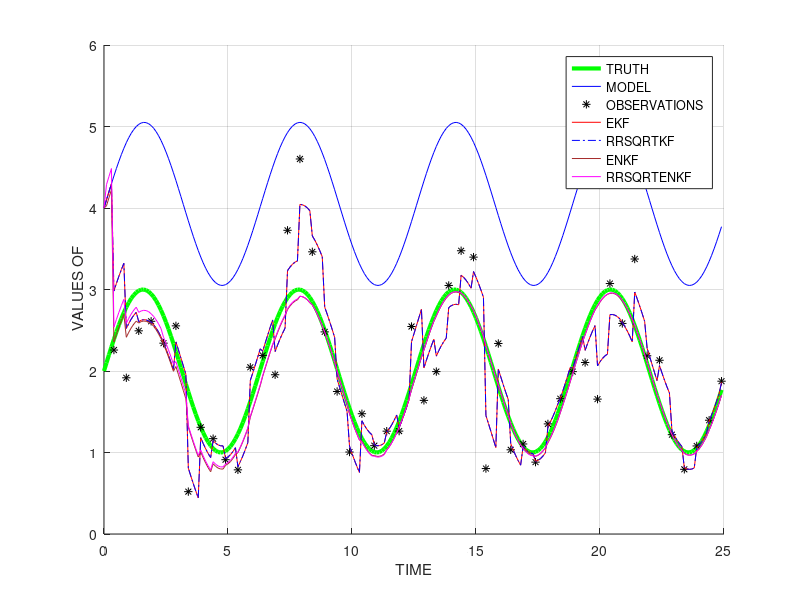

Source code (MATLAB):
% clear and close
aux = sprintf('cleaning and closing ...\n') ; disp( aux );
clear all;
close all;

% load info
aux = sprintf('loading files ...\n') ; disp( aux );
load truth.txt truth
load model.txt model
load ekf.txt ekf
load rrsqrtkf.txt rrsqrtkf
load enkf.txt enkf
load rrsqrtenkf.txt rrsqrtenkf
load obser.txt obser

% truth
aux = sprintf('building true vector ...\n') ; disp( aux );
xt = truth( : , 1 );
yt = truth( : , 2 );

% model
aux = sprintf('building model vector ...\n') ; disp( aux );
xm = model( : , 1 );
ym = model( : , 2 );

% observations
aux = sprintf('building observation vector ...\n') ; disp( aux );
xo = obser( : , 1 );
yo = obser( : , 2 );

% ekf
aux = sprintf('building ekf vector ...\n') ; disp( aux );
xekf = ekf( : , 1 );
yekf = ekf( : , 2 );

% rrsqrtkf
aux = sprintf('building rrsqrtkf vector ...\n') ; disp( aux );
xrrsqrtkf = rrsqrtkf( : , 1 );
yrrsqrtkf = rrsqrtkf( : , 2 );

% enkf
aux = sprintf('building enkf vector ...\n') ; disp( aux );
xenkf = enkf( : , 1 );
yenkf = enkf( : , 2 );

% rrsqrtenkf
aux = sprintf('building rrsqrtenkf vector ...\n') ; disp( aux );
xrrsqrtenkf = rrsqrtenkf( : , 1 );
yrrsqrtenkf = rrsqrtenkf( : , 2 );

% plotting
aux = sprintf('plotting ...\n') ; disp( aux );
figure( 1 );
hold on
plot( xt , yt , 'g-' , 'LineWidth' , 3 );
plot( xm , ym , 'b-' );
plot( xo , yo , 'k*' );
plot( xekf , yekf , 'r-' );
plot( xrrsqrtkf , yrrsqrtkf , 'b-.' )
plot( xenkf , yenkf , 'c-' , 'color' , [0.645 0.164 0.164] );
plot( xrrsqrtenkf , yrrsqrtenkf , 'm-' );
hold off
h = get( gcf , 'children' );
set( h , 'fontsize' , 10 );
xlabel( 'TIME' );
ylabel( ' VALUES OF' );
legend( 'TRUTH' , 'MODEL' , 'OBSERVATIONS' , 'EKF' , 'RRSQRTKF' , 'ENKF' , 'RRSQRTENKF' );
grid on

% plotting
aux = sprintf('saving figure in example0d_values.eps ...\n') ; disp( aux );
print -depsc example0d_values.eps


